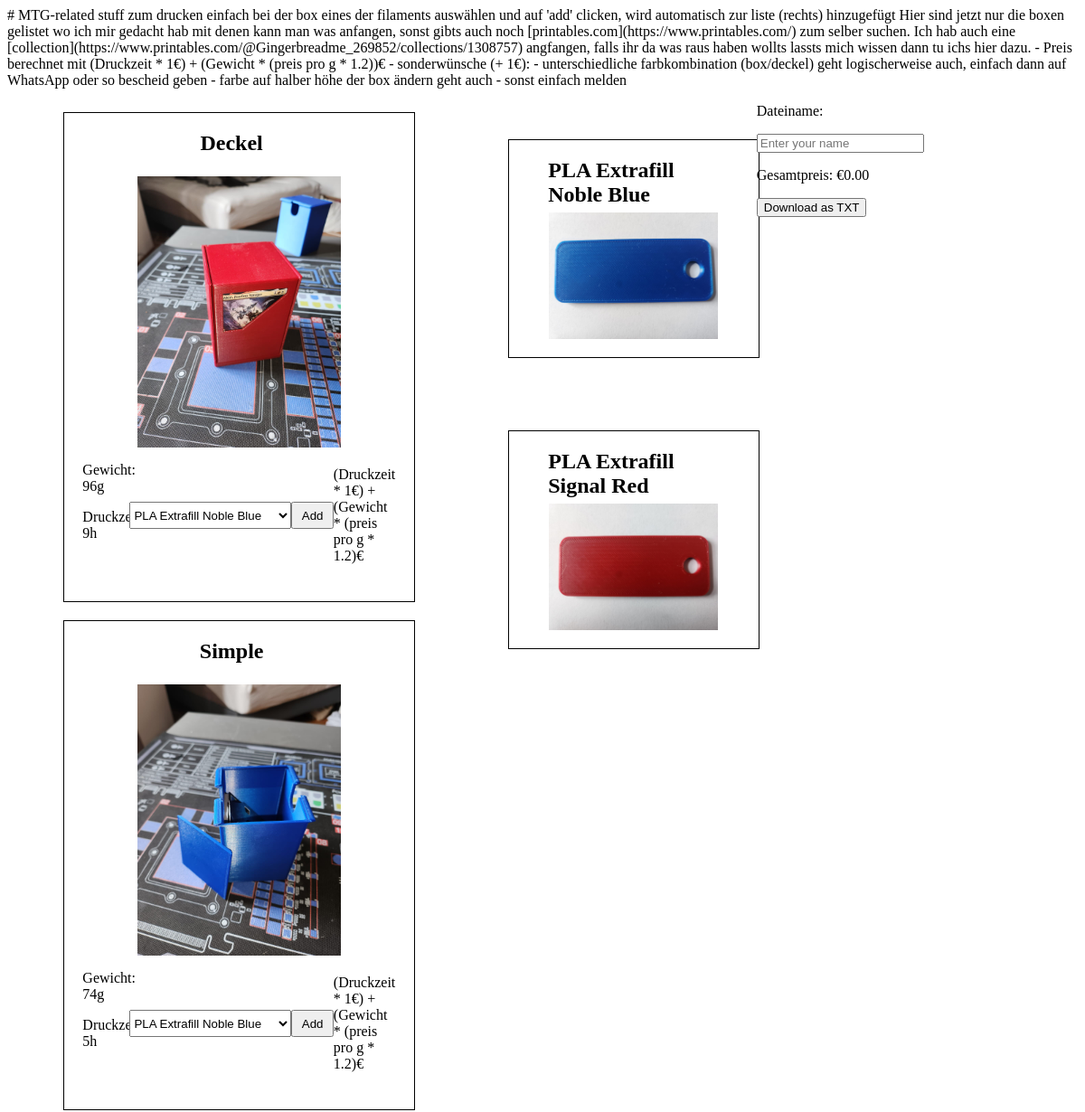
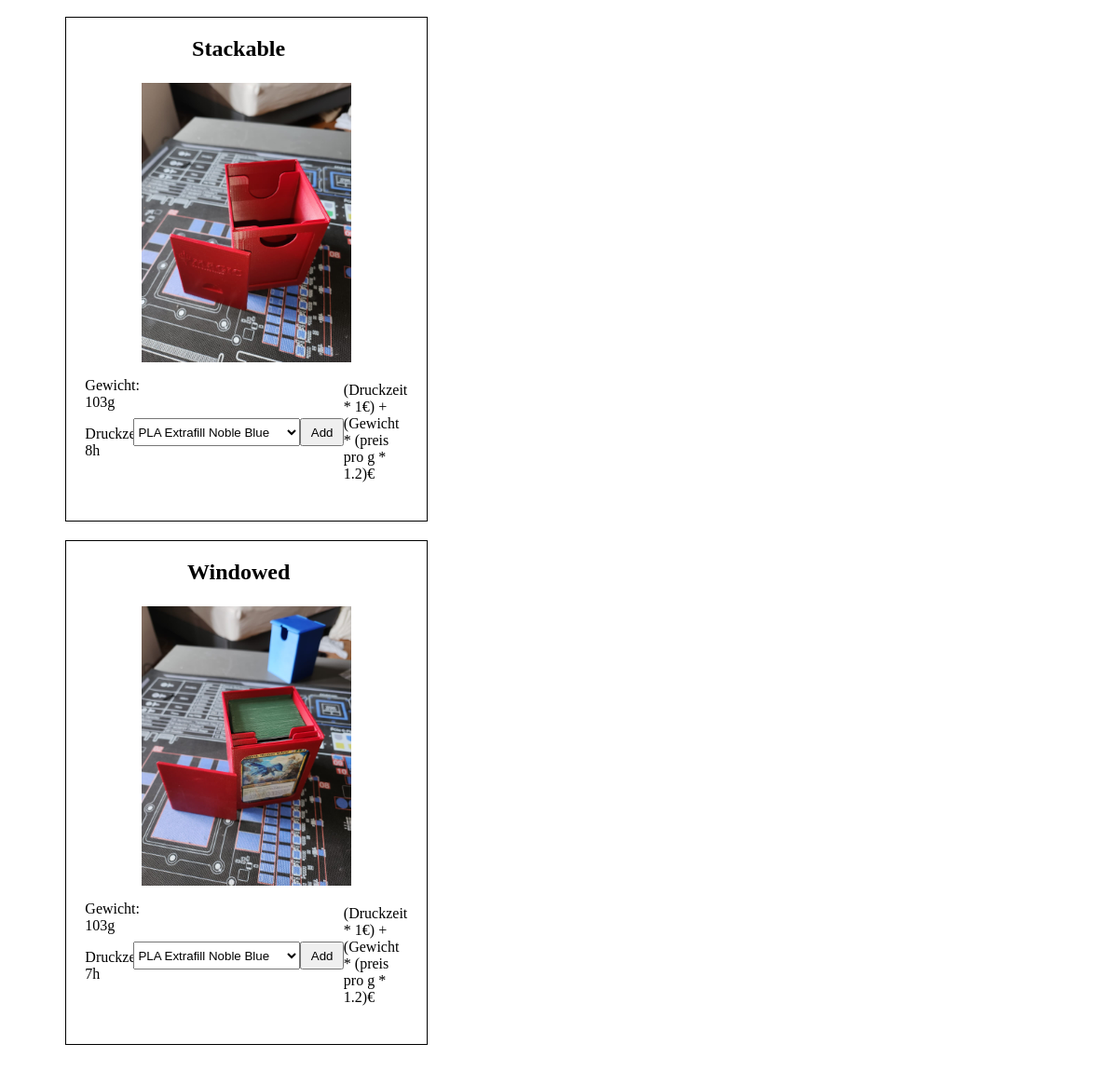
The app's page /, older data (2 pictures, top to bottom).
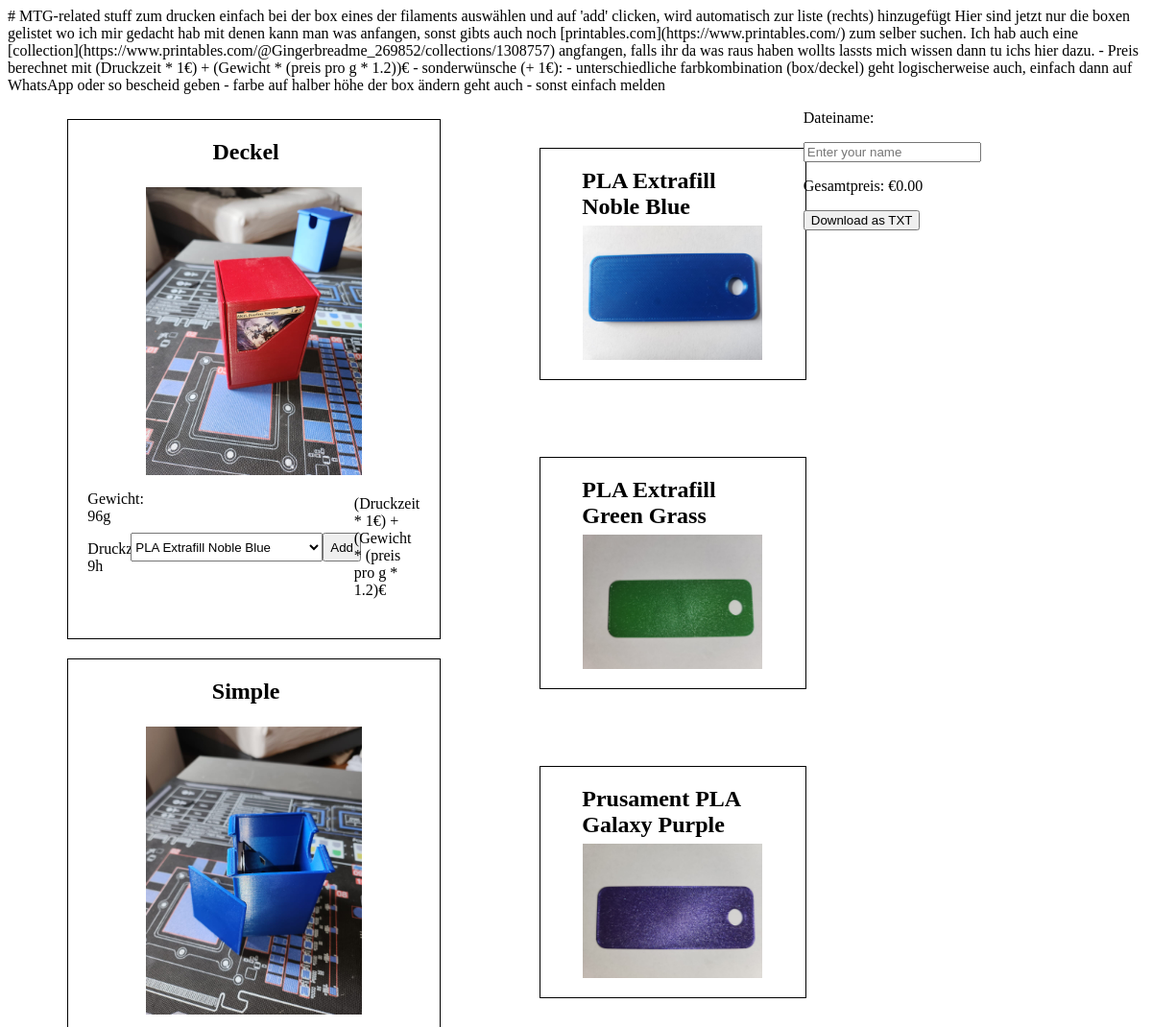
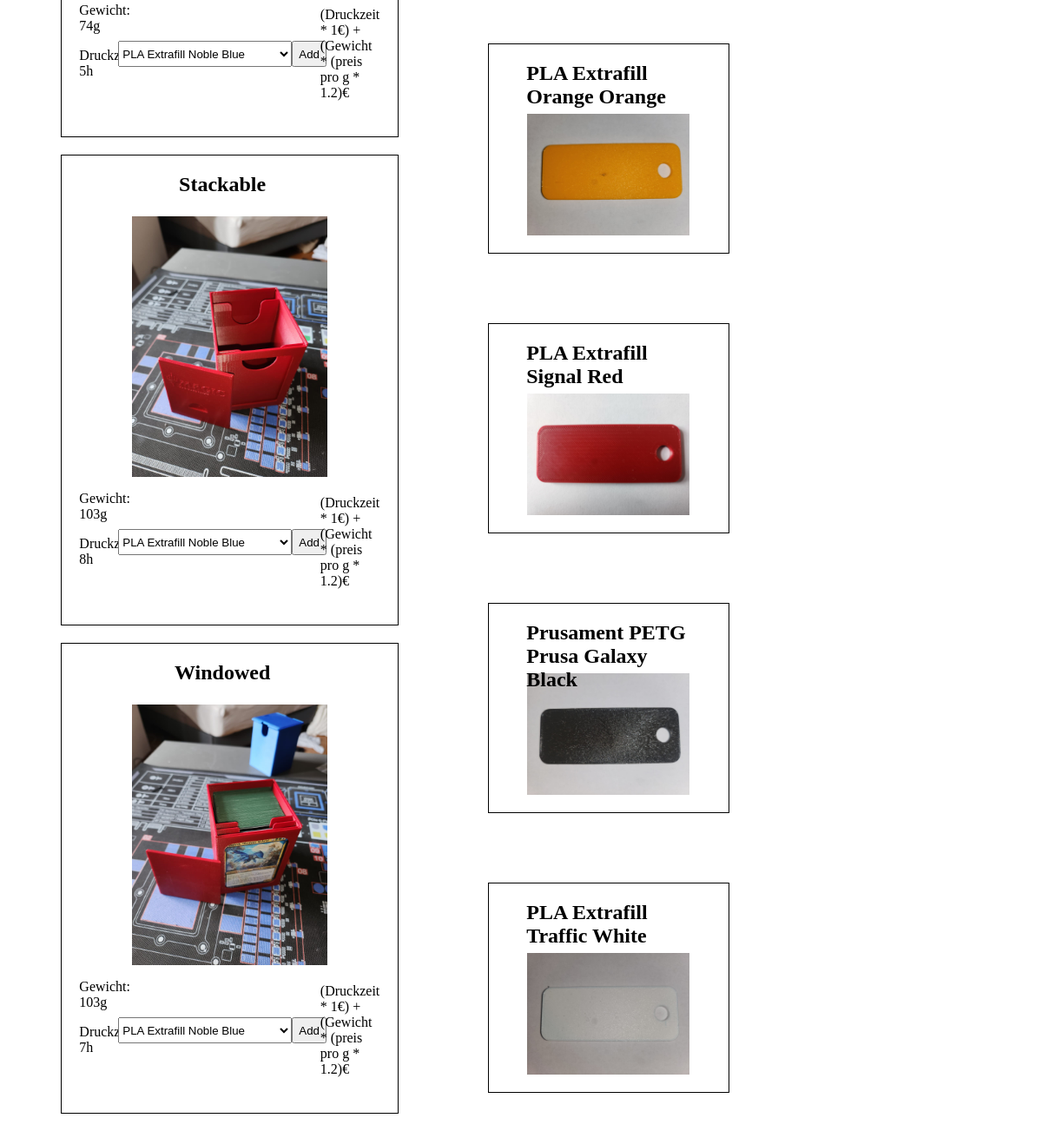
The same page, newer data (2 pictures, top to bottom).
### boxes/models.py (models this page shows, shortened)
class Box(models.Model):
    name = models.CharField(max_length = 200)
    description = models.CharField(max_length = 1000)
    weight = models.IntegerField()
    print_time = models.IntegerField()
    image = models.ImageField(upload_to='boxes')

class Filament(models.Model):
    name = models.CharField(max_length = 200)
    color = models.CharField(max_length = 200)
    price_per_kg = models.FloatField()
    image = models.ImageField(upload_to='filaments')

### boxes/views.py (the view)
# urls.py: path('', views.index, name='index')
def index(request):
    boxes = Box.objects.order_by("name")
    filaments = Filament.objects.order_by("color")
    for i in boxes:
        print (i.name)
    context = {
        "boxes" : boxes,
        "filaments" : filaments,
    }
    return render(request, "boxes/index.html", context)

### boxes/templates/boxes/index.html (shortened to what this page needs)
<!DOCTYPE html>
<html lang="en">
  <head>
    <link rel="stylesheet" href="{{ STATIC_URL }}style.css">
  </head>
  <body>
    <md-block>
      # MTG-related stuff zum drucken
      einfach bei der box eines der filaments auswählen und auf 'add' clicken, wird automatisch zur liste (rechts) hinzugefügt
      Hier sind jetzt nur die boxen gelistet wo ich mir gedacht hab mit denen kann man was anfangen, sonst gibts auch noch [printables.com](https://www.printables.com/) zum selber suchen.
      Ich hab auch eine [collection](https://www.printables.com/@Gingerbreadme_269852/collections/1308757) angfangen, falls ihr da was raus haben wollts lassts mich wissen dann tu ichs hier dazu.
      - Preis berechnet mit (Druckzeit * 1€) + (Gewicht * (preis pro g * 1.2))€
      - sonderwünsche (+ 1€):
	- unterschiedliche farbkombination (box/deckel) geht logischerweise auch, einfach dann auf WhatsApp oder so bescheid geben
	- farbe auf halber höhe der box ändern geht auch
	- sonst einfach melden
    </md-block>
    <main class="content">
      {% if boxes %}
	<ul class="boxList">
	  {% for box in boxes %}
	    <div class="boxItem">
	      <div class="boxHeading"> <h2> {{box.name }} </h2> </div>
	      <img src="{{ box.image.url }}" class="boxImage"/>
	      <div class="description">
		<p> Gewicht: <span class="boxWeight">{{ box.weight }}g </span> </p>
		<p> Druckzeit: <span class="boxPrintTime">{{ box.print_time }}h </span></p>
	      </div>
	      <div class="selection">
		<select class="filament-dropdown">
		  {% for filament in filaments %}
		    <option value="{{filament.id}}" data-price-per-kg="{{ filament.price_per_kg}}">{{filament.name}}</option>
		  {% endfor %}
		</select>
		<button class="add-to-list">Add</button>
	      </div>
	      <div class="calculated-price-preview"
		<p> (Druckzeit * 1€) + (Gewicht * (preis pro g * 1.2)€</p>
	      </div>
	    </div>
	{% endfor %}
	</ul>
      {% else %}
	      <p> No Boxes here </p>
      {% endif %}
      {% if filaments %}
        <ul class="filamentList">
	  {% for filament in filaments %}
	    <div class="filamentItem">
	      <div class="boxHeading"><h2> {{filament.name}} </h2></div>
	      <img class="filamentImage" src="{{filament.image.url}}" class="filamentImage"/>
	    </div>
	  {% endfor %}
	</ul>
      {% else %}
	      <p> No Filaments here </p>
      {% endif %}
	<div class="summary">
	    <p>Dateiname:</p>
            <input type="text" id="list-name" placeholder="Enter your name">
            <p>Gesamtpreis: <span id="total-price">€0.00</span></p>
            <button id="download-btn">Download as TXT</button>
        </div>
    </main>
  </body>
</html>

### boxes/static/style.css (style rules this page uses)
h2 { margin: 0; }
.content { display: grid; grid-template-columns: 40% 30% 30%; }
.boxList { grid-column: 1/2; display: flex; flex-direction: column; align-items: center; }
.filamentList { grid-column: 2/3; display: flex; flex-direction: column; align-items: center; flex-wrap: wrap; }
.boxItem { border: 1px solid black; margin: 10px; width: 80%; height: 500px; padding: 20px; display: grid; grid-template-rows: 10% 60% 30%; grid-template-columns: 15% 65% 20%; }
.filamentItem { border: 1px solid black; margin: 40px; width: 75%; height: 200px; padding: 20px; display: grid; grid-template-rows: 30% 70%; grid-template-columns: 10% 80% 10%; }
.boxHeading { grid-column: 2/3; grid-row: 1/2; display: flex; justify-content: center; align-content: center; }
.boxImage { grid-column: 1/4; grid-row: 2/3; height: 100%; justify-self: center; align-self: center; z-index: -1; }
.filamentImage { grid-column: 2/3; grid-row: 2/3; height: 100%; justify-self: center; align-self: bottom; z-index: -1; }
.description { grid-column: 1/2; grid-row: 3/4; }
.selection { grid-column: 2/3; grid-row: 3/4; display:flex; justify-content: center; align-items: center; }
.filament-dropdown { width: 200px; height: 30px; }
.calculated-price-preview { grid-column: 3/4; grid-row: 3/4; display: flex; justify-content: center; align-items: center; }
.add-to-list { width: 50px; height: 30px; }

### boxes/templates/boxes/index.html (style rules this page uses)
h2 { margin: 0; }
.content { display: grid; grid-template-columns: 40% 30% 30%; }
.boxList { grid-column: 1/2; display: flex; flex-direction: column; align-items: center; }
.filamentList { grid-column: 2/3; display: flex; flex-direction: column; align-items: center; flex-wrap: wrap; }
.boxItem { border: 1px solid black; margin: 10px; width: 80%; height: 500px; padding: 20px; display: grid; grid-template-rows: 10% 60% 30%; grid-template-columns: 15% 65% 20%; }
.filamentItem { border: 1px solid black; margin: 40px; width: 75%; height: 200px; padding: 20px; display: grid; grid-template-rows: 30% 70%; grid-template-columns: 10% 80% 10%; }
.boxHeading { grid-column: 2/3; grid-row: 1/2; display: flex; justify-content: center; align-content: center; }
.boxImage { grid-column: 1/4; grid-row: 2/3; height: 100%; justify-self: center; align-self: center; z-index: -1; }
.filamentImage { grid-column: 2/3; grid-row: 2/3; height: 100%; justify-self: center; align-self: bottom; z-index: -1; }
.description { grid-column: 1/2; grid-row: 3/4; }
.selection { grid-column: 2/3; grid-row: 3/4; display:flex; justify-content: center; align-items: center; }
.filament-dropdown { width: 200px; height: 30px; }
.calculated-price-preview { grid-column: 3/4; grid-row: 3/4; display: flex; justify-content: center; align-items: center; }
.add-to-list { width: 50px; height: 30px; }

Row changes from the older to the newer data that the page shows:
added Filament: name "PLA Extrafill Green Grass", image (picture)
added Filament: name "Prusament PLA Galaxy Purple", image (picture)
added Filament: name "PLA Extrafill Orange Orange", image (picture)
added Filament: name "Prusament PETG Prusa Galaxy Black", image (picture)
added Filament: name "PLA Extrafill Traffic White", image (picture)
